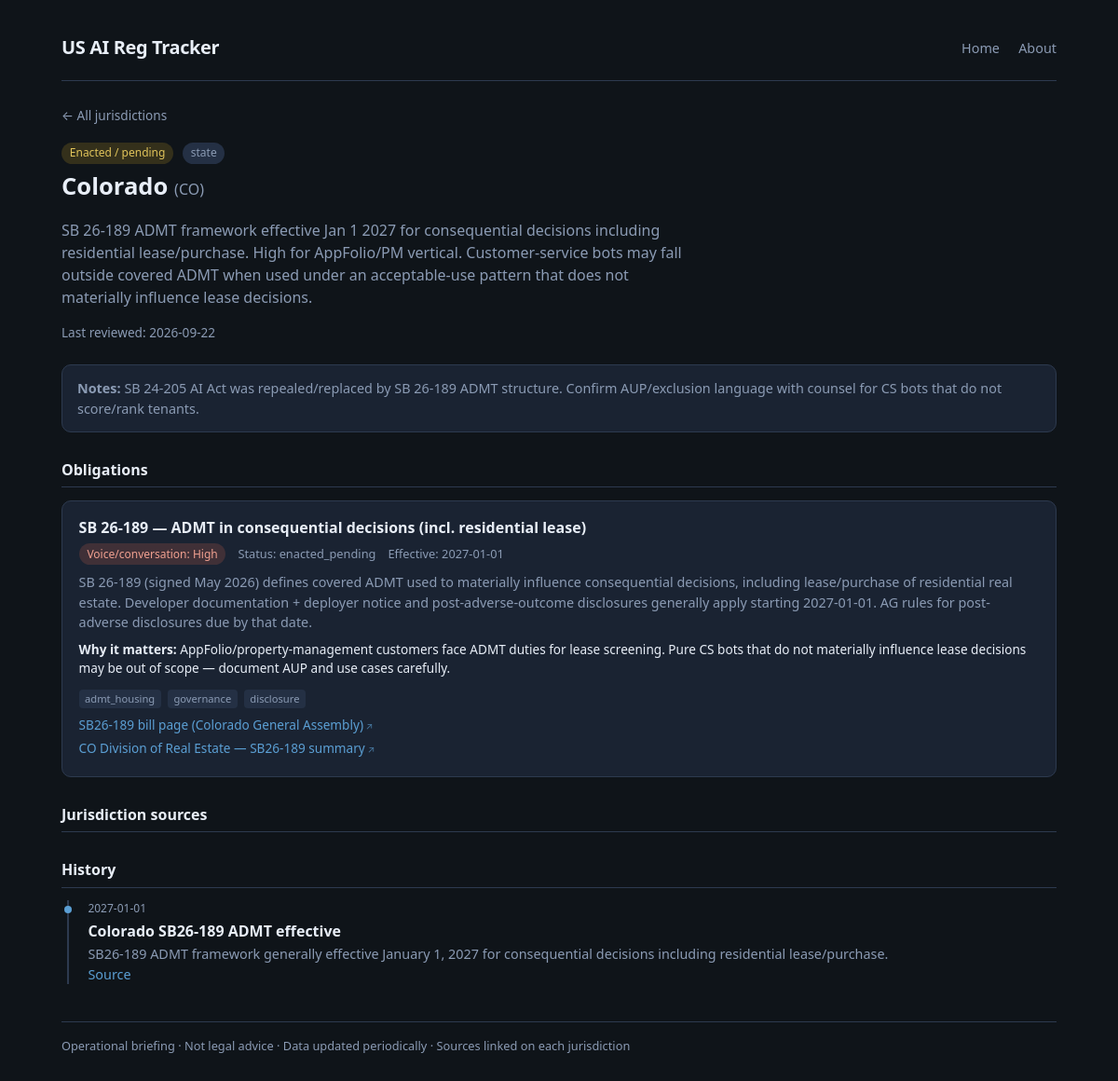
/j/CO, run on the app's committed database.
### tables this page shows
CREATE TABLE jurisdictions (
    id INTEGER PRIMARY KEY AUTOINCREMENT,
    code TEXT NOT NULL UNIQUE,
    name TEXT NOT NULL,
    kind TEXT NOT NULL CHECK (kind IN ('federal', 'state', 'local')),
    status_color TEXT NOT NULL DEFAULT 'quiet',
    status_label TEXT NOT NULL DEFAULT 'quiet',
    summary TEXT NOT NULL DEFAULT '',
    last_reviewed TEXT,
    notes TEXT DEFAULT ''
);

CREATE TABLE obligations (
    id INTEGER PRIMARY KEY AUTOINCREMENT,
    jurisdiction_id INTEGER NOT NULL REFERENCES jurisdictions(id) ON DELETE CASCADE,
    title TEXT NOT NULL,
    status TEXT NOT NULL DEFAULT 'proposed',
    effective_date TEXT,
    themes TEXT NOT NULL DEFAULT '[]',
    voice_cs_relevance TEXT NOT NULL DEFAULT 'none',
    voice_cs_why TEXT DEFAULT '',
    summary TEXT NOT NULL DEFAULT ''
);

CREATE TABLE sources (
    id INTEGER PRIMARY KEY AUTOINCREMENT,
    jurisdiction_id INTEGER REFERENCES jurisdictions(id) ON DELETE CASCADE,
    obligation_id INTEGER REFERENCES obligations(id) ON DELETE CASCADE,
    label TEXT NOT NULL,
    url TEXT NOT NULL,
    CHECK (jurisdiction_id IS NOT NULL OR obligation_id IS NOT NULL)
);

CREATE TABLE history_events (
    id INTEGER PRIMARY KEY AUTOINCREMENT,
    jurisdiction_id INTEGER NOT NULL REFERENCES jurisdictions(id) ON DELETE CASCADE,
    event_date TEXT NOT NULL,
    title TEXT NOT NULL,
    detail TEXT DEFAULT '',
    source_url TEXT,
    event_kind TEXT NOT NULL DEFAULT 'milestone',
    created_at TEXT NOT NULL DEFAULT (datetime('now'))
);

### app/main.py (the view)
@app.get("/j/{code}", response_class=HTMLResponse)
def jurisdiction_page(request: Request, code: str):
    detail = db.jurisdiction_detail(code)
    if not detail:
        raise HTTPException(status_code=404, detail=f"Jurisdiction {code} not found")
    j = _enrich_jurisdiction(detail["jurisdiction"])
    obligations = []
    for obl in detail["obligations"]:
        o = dict(obl)
        rel = o.get("voice_cs_relevance") or "none"
        o["rel_display"] = RELEVANCE_META.get(rel, RELEVANCE_META["none"])["label"]
        o["rel_css"] = RELEVANCE_META.get(rel, RELEVANCE_META["none"])["css"]
        obligations.append(o)
    return templates.TemplateResponse(
        "jurisdiction.html",
        {
            "request": request,
            "j": j,
            "obligations": obligations,
            "sources": detail["sources"],
            "history": detail["history"],
            "status_meta": STATUS_META,
        },
    )

### app/templates/jurisdiction.html (shortened to what this page needs)
{% extends "base.html" %}
{% block content %}
<a class="back" href="/">← All jurisdictions</a>
<div class="j-header">
  <span class="pill {{ j.status_css }}">{{ j.status_display }}</span>
  <span class="pill" style="margin-left:0.35rem;">{{ j.kind }}</span>
  <h1>{{ j.name }} <span style="color:var(--muted); font-weight:400; font-size:1rem;">({{ j.code }})</span></h1>
  <p class="summary">{{ j.summary }}</p>
  <p class="meta-line" style="margin-top:0.75rem;">Last reviewed: {{ j.last_reviewed or '—' }}</p>
</div>
{% if j.notes %}
<div class="notes"><strong>Notes:</strong> {{ j.notes }}</div>
{% endif %}
<h3 class="block-title">Obligations</h3>
{% if obligations %}
  {% for o in obligations %}
  <div class="obl">
    <h4>{{ o.title }}</h4>
    <div class="meta">
      <span class="pill {{ o.rel_css }}">Voice/conversation: {{ o.rel_display }}</span>
      <span>Status: {{ o.status }}</span>
      {% if o.effective_date %}<span>Effective: {{ o.effective_date }}</span>{% endif %}
    </div>
    <p>{{ o.summary }}</p>
    {% if o.voice_cs_why %}
    <p class="why"><strong>Why it matters:</strong> {{ o.voice_cs_why }}</p>
    {% endif %}
    {% if o.themes %}
    <div class="themes">
      {% for t in o.themes %}
      <span class="theme-tag">{{ t }}</span>
      {% endfor %}
    </div>
    {% endif %}
    {% if o.sources %}
    <ul class="sources">
      {% for s in o.sources %}
      <li><a href="{{ s.url }}" target="_blank" rel="noopener noreferrer">{{ s.label }}</a></li>
      {% endfor %}
    </ul>
    {% endif %}
  </div>
  {% endfor %}
{% else %}
<p class="empty">No specific obligations tracked yet for this jurisdiction.</p>
{% endif %}
{% if sources %}
<h3 class="block-title">Jurisdiction sources</h3>
{% endif %}
<h3 class="block-title">History</h3>
{% if history %}
<ul class="timeline">
  {% for h in history %}
  <li>
    <div class="date">{{ h.event_date }}</div>
    <div class="title">{{ h.title }}</div>
    {% if h.detail %}<div class="detail">{{ h.detail }}</div>{% endif %}
    {% if h.source_url %}
    <div class="detail"><a href="{{ h.source_url }}" target="_blank" rel="noopener noreferrer">Source</a></div>
    {% endif %}
  </li>
  {% endfor %}
</ul>
{% else %}
<p class="empty">No history events yet.</p>
{% endif %}
{% endblock %}

### app/static/style.css (style rules this page uses)
:root { --bg: #0f1419; --surface: #1a2332; --surface2: #243044; --border: #2d3a4f; --text: #e8eef7; --muted: #8b9bb4; --accent: #5b9fd4; --accent-soft: rgba(91, 159, 212, 0.15); --in-force: #3d9a6a; --pending: #c9a227; --hot: #d4654a; --quiet: #5a6a7e; --watch: #7b8fd4; --rel-high: #d4654a; --rel-medium: #c9a227; --rel-low: #5b9fd4; --rel-none: #5a6a7e; --radius: 10px; --font: "Segoe UI", system-ui, -apple-system, sans-serif; }
* { box-sizing: border-box; }
body { margin: 0; font-family: var(--font); background: var(--bg); color: var(--text); line-height: 1.5; min-height: 100vh; }
a { color: var(--accent); text-decoration: none; }
.meta-line { color: var(--muted); font-size: 0.85rem; margin-bottom: 1.25rem; }
.pill { display: inline-block; padding: 0.15rem 0.55rem; border-radius: 999px; font-size: 0.75rem; font-weight: 500; background: var(--surface2); color: var(--muted); }
.pill.status-pending { background: rgba(201,162,39,0.2); color: #e0c35a; }
.pill.rel-high { background: rgba(212,101,74,0.2); color: #f0a090; }
.back { font-size: 0.85rem; color: var(--muted); margin-bottom: 1rem; display: inline-block; }
.j-header { margin-bottom: 1.5rem; }
.j-header h1 { margin: 0.3rem 0 0.5rem; font-size: 1.6rem; }
.j-header .summary { color: var(--muted); max-width: 42rem; }
.notes { background: var(--surface); border: 1px solid var(--border); border-radius: var(--radius); padding: 0.85rem 1rem; margin: 1rem 0 1.5rem; font-size: 0.9rem; color: var(--muted); }
h3.block-title { font-size: 1rem; margin: 1.75rem 0 0.85rem; padding-bottom: 0.4rem; border-bottom: 1px solid var(--border); }
.obl { background: var(--surface); border: 1px solid var(--border); border-radius: var(--radius); padding: 1rem 1.1rem; margin-bottom: 0.75rem; }
.obl h4 { margin: 0 0 0.35rem; font-size: 1rem; }
.obl .meta { font-size: 0.8rem; color: var(--muted); margin-bottom: 0.5rem; }
.obl .meta span { margin-right: 0.6rem; }
.obl p { margin: 0.35rem 0; font-size: 0.9rem; color: var(--muted); }
.obl .why { font-size: 0.85rem; color: var(--text); margin-top: 0.5rem; }
.themes { margin-top: 0.5rem; }
.theme-tag { display: inline-block; font-size: 0.7rem; padding: 0.1rem 0.4rem; margin: 0.15rem 0.2rem 0 0; border-radius: 4px; background: var(--surface2); color: var(--muted); }
.sources { list-style: none; padding: 0; margin: 0.5rem 0 0; }
.sources li { margin: 0.25rem 0; font-size: 0.85rem; }
.sources a::after { content: " ↗"; font-size: 0.75em; opacity: 0.7; }
.timeline { list-style: none; padding: 0; margin: 0; }
.timeline li { position: relative; padding: 0 0 1.25rem 1.25rem; border-left: 2px solid var(--border); margin-left: 0.4rem; }
.timeline li::before { content: ""; position: absolute; left: -5px; top: 0.35rem; width: 8px; height: 8px; border-radius: 50%; background: var(--accent); }
.timeline li:last-child { padding-bottom: 0; }
.timeline .date { font-size: 0.75rem; color: var(--muted); }
.timeline .title { font-weight: 600; margin: 0.15rem 0; }
.timeline .detail { font-size: 0.9rem; color: var(--muted); }

### data on the page
jurisdictions: kind "state", name "Colorado", code "CO", summary "SB 26-189 ADMT framework effective Jan 1 2027 for consequential decisions including residential lease/purchase. High for AppFolio/PM vertical. Customer-service bots may fall outside covered ADMT when used under an acceptable-use pattern that does not materially influence lease decisions.", last_reviewed "2026-09-22", notes "SB 24-205 AI Act was repealed/replaced by SB 26-189 ADMT structure. Confirm AUP/exclusion language with counsel for CS bots that do not score/rank tenants."
obligations: title "SB 26-189 — ADMT in consequential decisions (incl. residential lease)", rel_display "High", status "enacted_pending", effective_date "2027-01-01", summary "SB 26-189 (signed May 2026) defines covered ADMT used to materially influence consequential decisions, including lease/purchase of residential real estate. Developer documentation + deployer notice and post-adverse-outcome disclosures generally apply starting 2027-01-01. AG rules for post-adverse disclosures due by that date.", voice_cs_why "AppFolio/property-management customers face ADMT duties for lease screening. Pure CS bots that do not materially influence lease decisions may be out of scope — document AUP and use cases carefully.", themes "admt_housing" "governance" "disclosure"
sources: label "SB26-189 bill page (Colorado General Assembly)"
sources: label "CO Division of Real Estate — SB26-189 summary"
history_events: event_date "2027-01-01", title "Colorado SB26-189 ADMT effective", detail "SB26-189 ADMT framework generally effective January 1, 2027 for consequential decisions including residential lease/purchase."

### other printed values
{{ j.status_display }} "Enacted / pending"
